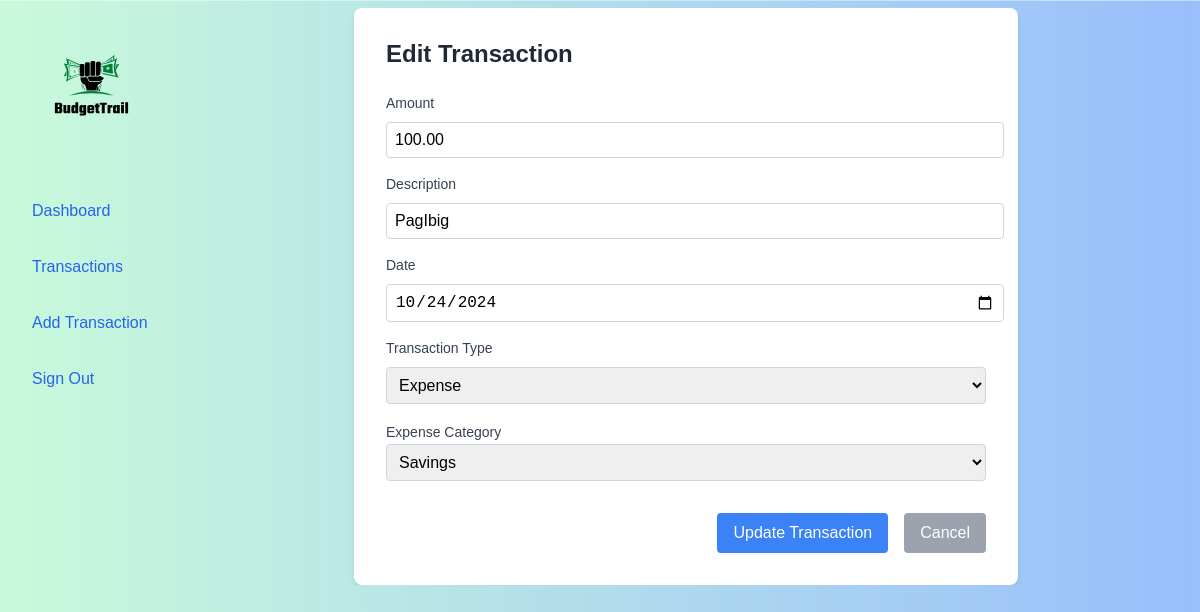
The app's page /main/tx/4/update/ (signed in) with its own data.
### main/models.py (models this page shows, shortened)
class Transaction(models.Model):
    TRANSACTION_TYPES = (
        ('income', 'Income'),
        ('expense', 'Expense'),
    )
    EXPENSE_CATEGORIES = (
        ('bills', 'Bills'),
        ('savings', 'Savings'),
        ('debts', 'Debts'),
        ('others', 'Others'),
    )
    amount = models.DecimalField(max_digits=10, decimal_places=2)
    description = models.CharField(max_length=255)
    date = models.DateField(default=timezone.now)
    transaction_type = models.CharField(max_length=7, choices=TRANSACTION_TYPES)
    expense_category = models.CharField(max_length=7, choices=EXPENSE_CATEGORIES, null=True, blank=True)

### main/views.py (the view, shortened to what this page needs)
# urls.py: path('tx/<int:pk>/update/', TransactionUpdateView.as_view(), name='transaction_update'),
class TransactionUpdateView(View):
    def get(self, request, pk):
        transaction = get_object_or_404(Transaction, pk=pk)
        form = TransactionForm(instance=transaction)
        return render(request, 'main/transaction_form.html', {'form': form, 'transaction': transaction})

### main/forms.py (shortened to what this page needs)
class TransactionForm(forms.ModelForm):
    class Meta:
        model = Transaction
        fields = ['amount', 'description', 'date', 'transaction_type', 'expense_category']
        widgets = {
            'date': forms.DateInput(attrs={'type': 'date'}),
        }
    def __init__(self, *args, **kwargs):
        super().__init__(*args, **kwargs)
        self.fields['expense_category'].widget = forms.Select(choices=Transaction.EXPENSE_CATEGORIES)
        self.fields['expense_category'].required = False

### main/templates/main/transaction_form.html (shortened to what this page needs)
{% extends 'main/base.html' %}
{% block content %}
<div class="form-container">
    <h1 class="form-title">{% if form.instance.pk %}Edit Transaction{% else %}Add Transaction{% endif %}</h1>
    <form method="post" class="transaction-form">
        <div class="form-group">
            <label for="{{ form.amount.id_for_label }}">Amount</label>
            {{ form.amount }}
        </div>
        <div class="form-group">
            <label for="{{ form.description.id_for_label }}">Description</label>
            {{ form.description }}
        </div>
        <div class="form-group">
            <label for="{{ form.date.id_for_label }}">Date</label>
            {{ form.date }}
        </div>
        <div class="form-group">
            <label for="{{ form.transaction_type.id_for_label }}">Transaction Type</label>
            {{ form.transaction_type }}
        </div>
        <div class="form-group" id="expense_category_group">
            <label for="{{ form.expense_category.id_for_label }}">Expense Category</label>
            {{ form.expense_category }}
        </div>
        <div class="form-actions">
            <button type="submit" class="btn btn-primary">{% if form.instance.pk %}Update{% else %}Add{% endif %} Transaction</button>
            <a href="{% url 'transaction_list' %}" class="btn btn-secondary">Cancel</a>
        </div>
    </form>
</div>
{% endblock %}

### static/css/main.css (style rules this page uses)
body { background: url('../images/generic.svg') no-repeat center center fixed; background-size: cover; font-family: Arial, sans-serif; line-height: 1.5; color: #333; }
h1, h2, h3, h4, h5, h6 { margin-top: 0; line-height: 1.2; }
h1 { font-size: 2rem; font-weight: bold; margin-bottom: 1.5rem; color: #1f2937; }
.form-container { max-width: 600px; margin: 0 auto; padding: 2rem; background-color: white; border-radius: 0.5rem; box-shadow: 0 4px 6px -1px rgba(0, 0, 0, 0.1), 0 2px 4px -1px rgba(0, 0, 0, 0.06); }
.form-title { font-size: 1.5rem; font-weight: bold; margin-bottom: 1.5rem; color: #1f2937; }
.transaction-form { display: grid; gap: 1rem; }
.form-group { display: flex; flex-direction: column; }
.form-group label { font-size: 0.875rem; font-weight: 500; margin-bottom: 0.5rem; color: #374151; }
.form-group input, .form-group select { width: 100%; padding: 0.5rem; border: 1px solid #d1d5db; border-radius: 0.25rem; font-size: 1rem; transition: border-color 0.15s ease-in-out, box-shadow 0.15s ease-in-out; }
.form-actions { display: flex; justify-content: flex-end; gap: 1rem; margin-top: 1rem; }
.btn { padding: 0.5rem 1rem; border-radius: 0.25rem; font-size: 1rem; font-weight: 500; text-align: center; text-decoration: none; transition: background-color 0.15s ease-in-out; cursor: pointer; }
.btn-primary { background-color: #3b82f6; color: white; border: none; }
.btn-secondary { background-color: #9ca3af; color: white; border: none; }

### records on screen
Transaction: amount "100.00", description "PagIbig", date "10/24/2024", transaction_type "Expense", expense_category "Savings"
